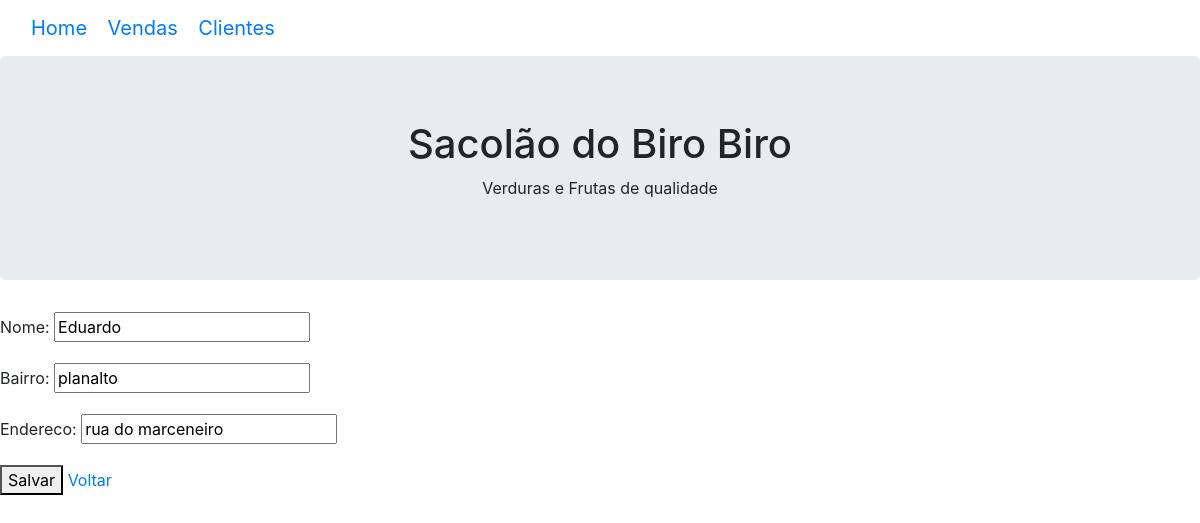
The page /updateC/4/ on the database its author committed.
### contas/models.py (models this page shows)
class Cliente(models.Model):
    nome = models.CharField(max_length=200)
    bairro = models.CharField(max_length=200)
    endereco = models.CharField(max_length=200)

### contas/views.py (the view)
# urls.py: path('updateC/<int:pk>/', updateC, name='url_updateC'),
def updateC(request, pk):
    data = {}
    clientes = Cliente.objects.get(pk=pk)
    form = ClienteForm(request.POST or None, instance=clientes)
    if form.is_valid():
        form.save()
        return redirect('url_clientes')
    data['form'] = form
    data['cliente'] = clientes
    return render(request, 'contas/addclientes.html', data)

### contas/form.py
class ClienteForm(ModelForm):
    class Meta:
        model = Cliente
        fields = ['nome', 'bairro', 'endereco']

### contas/templates/contas/addclientes.html (shortened to what this page needs)
{% extends 'base.html' %}
{% block content %}
<body>
    <form method="POST">
        {{ form.as_p }}
        <button type="submit">Salvar</button>
        <a  href="{% url 'url_clientes' %}">Voltar</a>
    </form>
</body>
{% endblock %}

### rows shown on the page
Cliente: nome "Eduardo", bairro "planalto", endereco "rua do marceneiro"
